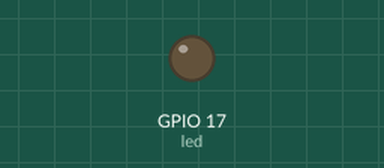
A program run on a simulated Raspberry Pi (BCM pin numbers). Parts: output pins drawn as LEDs (lit = HIGH). The clock reads 2024-03-15 10:24:30 at power-on unless the program sets it; files the program writes start out absent; random numbers come from a fixed seed; what the program prints to the terminal is not drawn. At 50.0 s the program stops and its outputs stay as they are.

Above: at 0.1 s.
At 35.1 s:
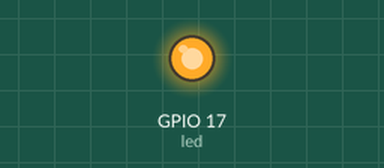
Timing chart, 0 to 51.5 s (numbered marks = the images above):
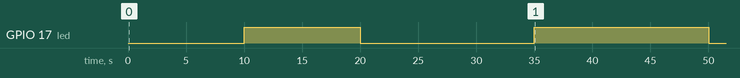

The program:

raspberry__practice.py
```python
"""
    시스템 구성
    - 버튼 입력(임의의 난수 데이터 생성): 실제 버튼 하드웨어 대신 난수를 이용해 버튼이 눌린 상황과 눌리지 않은 상황을 가상으로 생성한다. 이를 통해 GPIO 입력 신호가 들어오는 흐름을 소프트웨어적으로 모의 실험한다.

    - LED 상태 제어: 생성된 버튼 입력값에 따라 LED의 ON/OFF 상태를 변경하도록 구현한다. 이를 통해 입력 신호가 출력 장치 제어로 이어지는 GPIO 동작 구조를 확인한다.

    - 센서 데이터 생성 (온도/습도): 온도와 습도 값을 난수 범위로 생성하여 실제 센서값처럼 처리한다. 이를 통해 IoT 환경에서 주기적으로 발생하는 센서 데이터 흐름을 실습한다.

    - CSV 저장: 생성된 센서 데이터와 LED 상태 등의 결과를 CSV 파일로 저장한다. 이를 통해 수집된 IoT 데이터를 기록하고, 이후 분석 가능한 형태로 남기는 과정을 학습한다.

    """

from gpiozero import LED
import random
import time
import csv

# LED 설정 (가상 GPIO)
led = LED(17)

# CSV 파일 생성
filename = "c1_sensor_data.csv"

with open(filename, "w", newline="") as f:
    writer = csv.writer(f)
    writer.writerow(["time", "button", "led_state", "temperature", "humidity"])

    print("실습 시작... (Ctrl+C로 종료)")

    try:
        for i in range(10):  # 10회 반복

            # 1. 가상 버튼 입력 (0 또는 1)
            button = random.choice([0, 1])

            # 2. 버튼이 눌렸으면 LED 토글
            if button == 1:
                led.toggle()

            # LED 상태 확인
            led_state = led.is_lit

            # 3. 센서 데이터 생성
            temperature = round(random.uniform(20, 30), 2)
            humidity = round(random.uniform(40, 60), 2)

            # 현재 시간 -> 실제 csv에 저장하기 위함
            current_time = time.strftime("%Y-%m-%d %H:%M:%S")

            # 출력
            print(f"[{current_time}] 버튼:{button} LED:{led_state} 온도:{temperature} 습도:{humidity}")

            # 4. CSV 저장
            writer.writerow([current_time, button, led_state, temperature, humidity])

            # 5초 대기
            time.sleep(5)

    except KeyboardInterrupt:
        print("실습 종료")
```

Measured:
- by itself, GPIO 17 (led): LOW → HIGH at 10.0 s, → LOW 10.0 s later, → HIGH 15.0 s later, → LOW 15.0 s later
